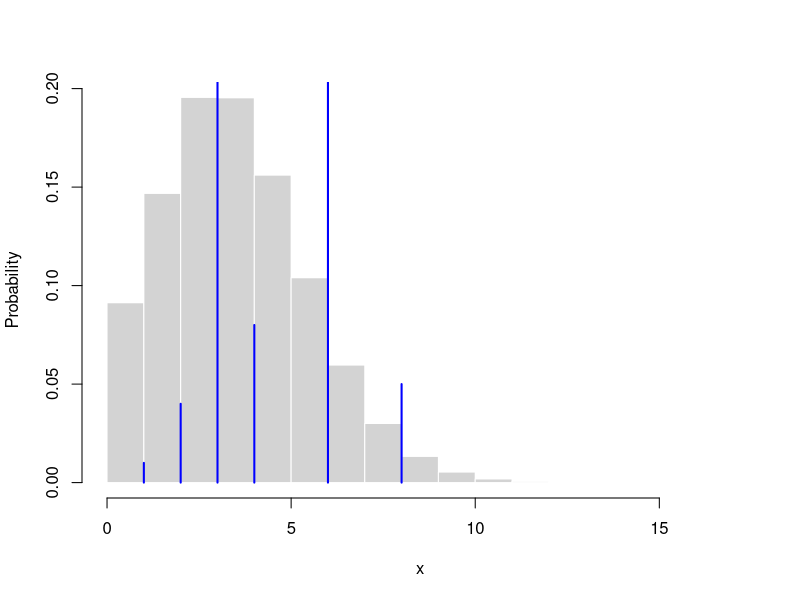

This figure's R source:
N <- 100 # number of observations?
a <- 6 # alpha

#rG <- function(num) rgamma(num,3,3)
#rG <- function(num) rbeta(num,2,3)
#rG <- function(num) rnorm(num,0,1)
rG <- function(num) rpois(num,4)

x <- rep(0,N)
x[1] <- rG(1)

for (i in 2:N) {
  nx <- table(x[1:(i-1)])
  xs <-    c(     rG(1),  names(nx) ) 
  probs <- c( a/(a+N-1), nx/(a+N-1) )
  x[i] <- as.numeric( sample(xs, 1, prob=probs) )
  cat("\r Progress: ",i,"/",N)
}

# Plot Results
opar <- par()
hist(rG(1e6),freq=F,add=F,col="lightgrey",border="white",xlab="x",
     ylab="Probability",main="")
lines(table(x) / sum(table(x)) ,col="blue")
